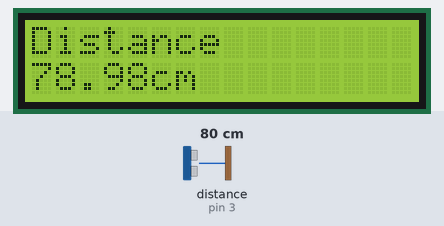
Recording of a sketch running on a simulated Arduino Uno, built with avr-gcc and run on an emulated ATmega328P. On the bench: 16×2 character LCD. Wiring (inferred from the names in the program): ultrasonic range finder: trigger pin 2; echo pin 3. Inputs (shaded band) come from the test bench; at power-on: distance to the obstacle (sensor on pin 3) 80 cm. The echo pulse lasts 58.3 µs per cm.

Above: at 1.2 s.
1.3 s: distance to the obstacle (sensor on pin 3) set to 2 cm
At 1.56 s:
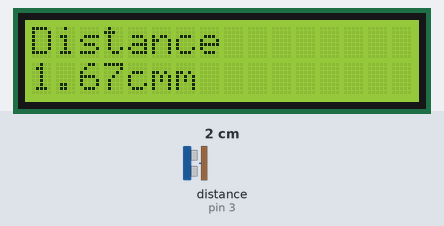
3.2 s: distance to the obstacle (sensor on pin 3) set to 4 cm
At 3.8 s:
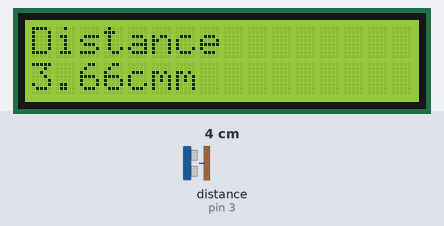
4.7 s: distance to the obstacle (sensor on pin 3) set to 250 cm
At 5.12 s:
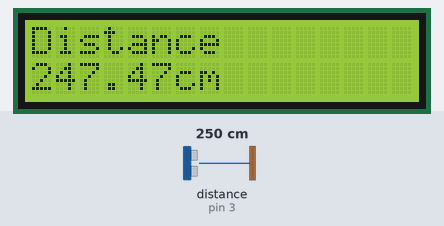
6.2 s: distance to the obstacle (sensor on pin 3) set to 9 cm
At 6.7 s:
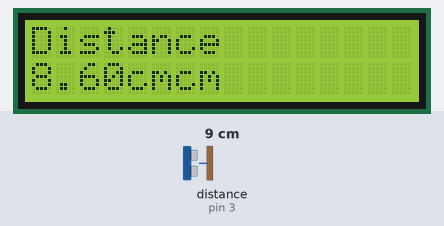
Timing chart, 0 to 9.1 s (numbered marks = the images above; inputs shaded):
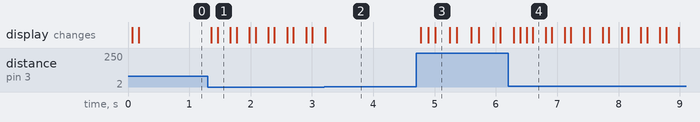

Measured:
- after the input at 1.3 s, the display: first changes after 0.06 s (image 1 shows a later state)
- after the input at 3.2 s, the display: changes at once (image 2)
- after the input at 4.7 s, the display: changes after 0.08 s (image 3)
- after the input at 6.2 s, the display: first changes after 0.09 s (image 4 shows a later state)

The sketch:

LCD_distance.ino
```cpp
#include<LiquidCrystal.h>// Adding LCD Library

LiquidCrystal lcd(7, 8, 9, 10, 11, 12);// LCD Pins Connected to Arduino
const int trig_pin=2;// Declaring TRIGGER Pin
const int echo_pin=3;// Declaring ECHO Pin
float distance,duration;// Declaring DISTANCE & DURATION Variables

void setup() {
lcd.begin(16,2); // Setting Up LCD Display
lcd.setCursor(0,0); // Setting Cursor to Print
pinMode(trig_pin,OUTPUT); // Setting Up TRIGGER Pin
pinMode(echo_pin,INPUT); // Setting Up ECHO Pin
}


void loop() {
digitalWrite(trig_pin,HIGH);// Setting TRIGGER Pin HIGH to Send PING
delayMicroseconds(20);
digitalWrite(trig_pin,LOW);
delayMicroseconds(20);
duration = pulseIn(echo_pin, HIGH); // Setting ECHO Pin as HIGH
distance=duration*0.034/2; //Calculation to Calculate Distance
lcd.setCursor(0,0);  // Setting Up Cursor to Print
lcd.print("Distance"); // Printing DISTANCE as String
lcd.setCursor(0,1); // Setting Up Cursor to Print distance
lcd.print(distance); // Printing distance
lcd.print("cm"); //Printing centimetre as String
delay(100); // Delay of 100 Milliseconds
}
```
